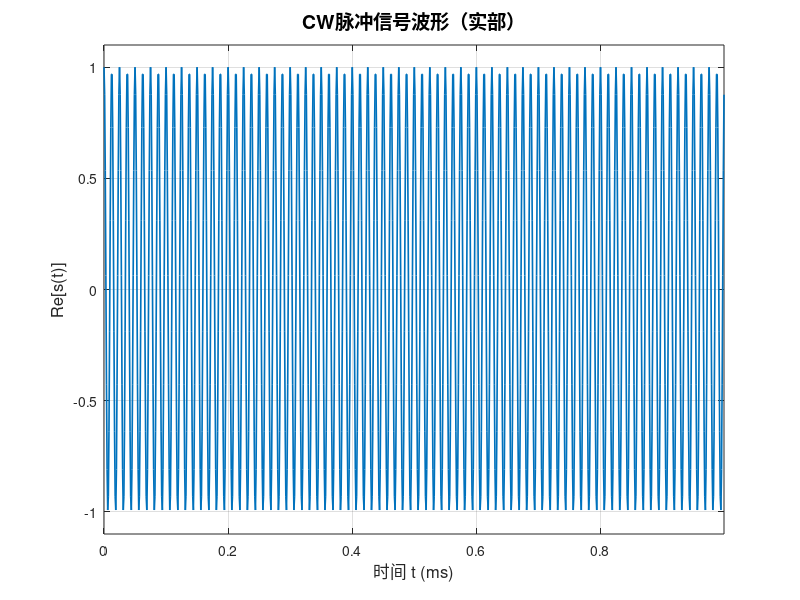
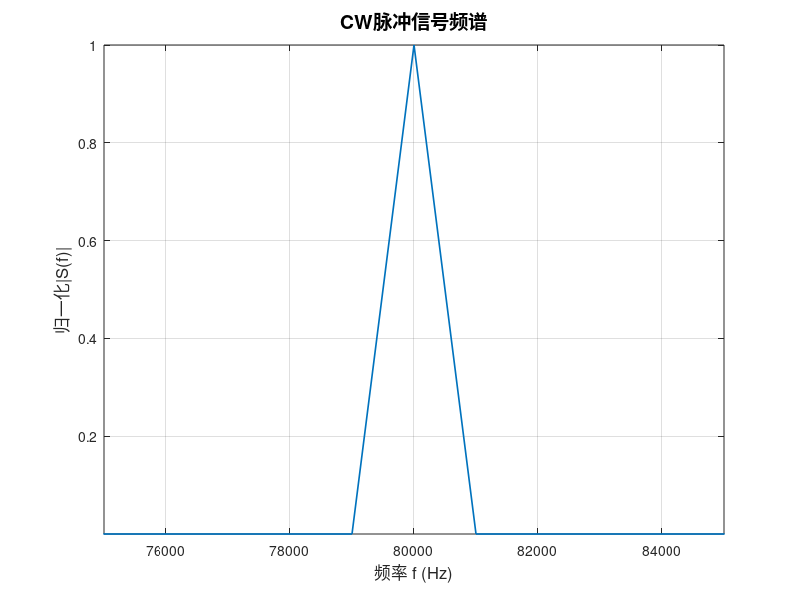
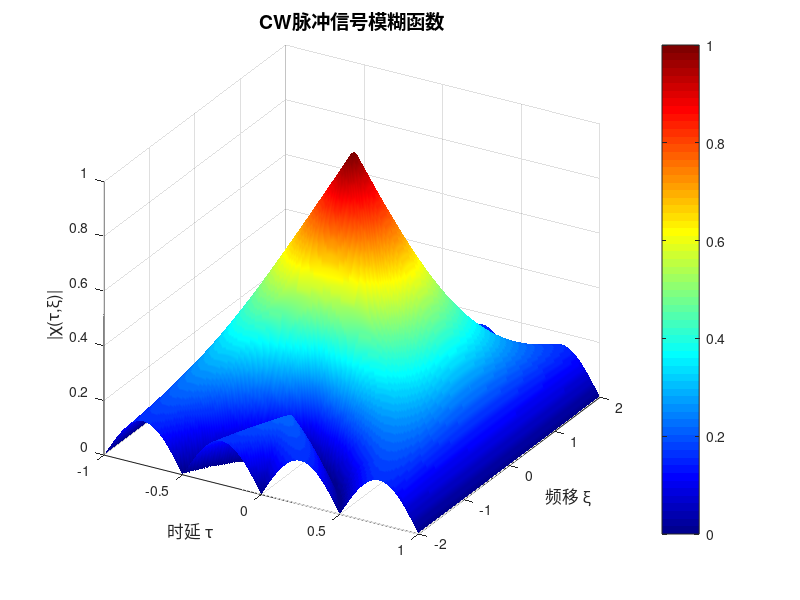
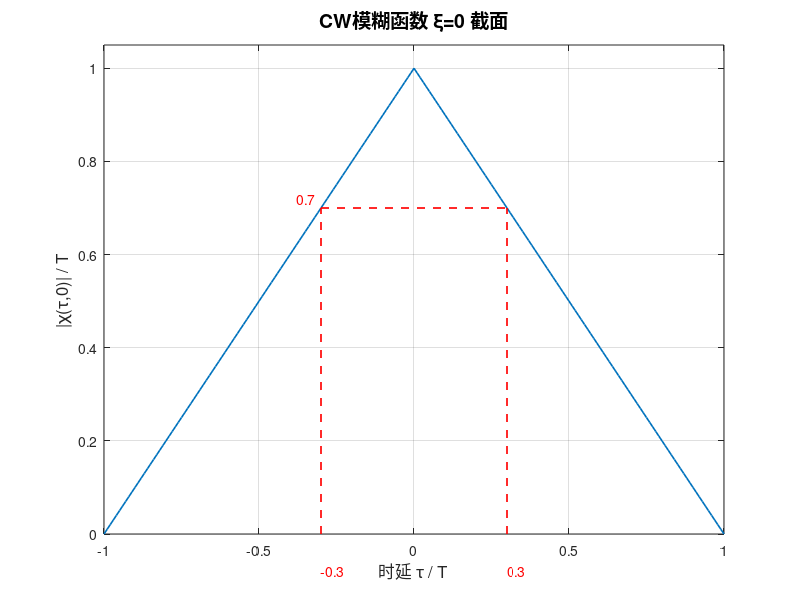

The MATLAB source for these figures, in order:
%% 主动声呐信号分析：CW与LFM脉冲复现
% 作者：不知周（由AI辅助完成）
% 日期：2026-06-03
% 中心频率：80kHz
clear; clc; close all;

%% ====================== 全局参数设置 ======================
f0 = 80e3;       % 中心频率 80kHz
T = 1e-3;        % 脉冲宽度 1ms（可修改）
Fs = 1e6;        % 采样频率 1MHz（满足奈奎斯特采样定理）
A = 1;           % 信号幅度
dt = 1/Fs;       % 采样间隔

%% ====================== 第一部分：CW单频矩形脉冲 ======================
fprintf('正在生成CW脉冲信号...\n');

% 1. 时间函数与波形（对应图2.4）
t_cw = 0:dt:T-dt;  % 时间轴 [0, T)
s_cw = A * exp(1j * 2 * pi * f0 * t_cw);  % 复信号形式

figure('Name','图2.4 CW脉冲信号波形','Position',[100,100,800,400]);
plot(t_cw*1e3, real(s_cw), 'LineWidth',1.2);
xlabel('时间 t (ms)','FontSize',12);
ylabel('Re[s(t)]','FontSize',12);
title('CW脉冲信号波形（实部）','FontSize',14);
grid on;
axis tight;
ylim([-1.1*A, 1.1*A]);

% 2. 频谱函数（对应图2.5）
N_cw = length(s_cw);
f_cw = (-Fs/2:Fs/N_cw:Fs/2-Fs/N_cw);  % 频率轴(Hz)
S_cw = fftshift(fft(s_cw)) * dt;      % 幅度修正

figure('Name','图2.5 CW脉冲信号频谱','Position',[100,100,800,400]);
amp = abs(S_cw);
amp_norm = amp / max(amp);   % 正确归一化
plot(f_cw, amp_norm, 'LineWidth',1.2);

xlabel('频率 f (Hz)','FontSize',12);
ylabel('归一化|S(f)|','FontSize',12);
title('CW脉冲信号频谱','FontSize',14);
grid on;

axis tight;                  % 第一步：自适应全图
xlim([75000,85000]);         % 第二步：截取83k~87kHz，不会被覆盖

% 3. 模糊函数计算（对应图2.6）
tau_range = linspace(-T, T, 201);  % 时延范围 [-T, T]
xi_range = linspace(-2/T, 2/T, 201);  % 频移范围 [-2/T, 2/T]
[TAU, XI] = meshgrid(tau_range, xi_range);
chi_cw = zeros(size(TAU));

for i = 1:length(xi_range)
    for j = 1:length(tau_range)
        tau = tau_range(j);
        xi = xi_range(i);
        if abs(tau) > T
            chi_cw(i,j) = 0;
        else
            arg = pi * xi * (T - abs(tau));
            if arg == 0  % 处理分母为0的极限情况
                chi_cw(i,j) = T - abs(tau);
            else
                chi_cw(i,j) = abs(sin(arg)/arg * (T - abs(tau)));
            end
        end
    end
end

% (a) 模糊函数三维图
figure('Name','图2.6(a) CW模糊函数三维图','Position',[100,100,800,600]);
surf(TAU*1e3, XI*T, chi_cw/T, 'EdgeColor','none');  % 幅度归一化到T
xlabel('时延 τ ','FontSize',12);
ylabel('频移 ξ ','FontSize',12);
zlabel('|χ(τ,ξ)|','FontSize',12);
title('CW脉冲信号模糊函数','FontSize',14);
shading interp;
colormap jet;
view(30, 30);  % 视角与教材一致
colorbar;

% (b) ξ=0截面（时延截面）
chi_cw_xi0 = T - abs(tau_range);
figure('Name','图2.6(b) CW模糊函数ξ=0截面','Position',[100,100,800,400]);
plot(tau_range/T, chi_cw_xi0/T, 'LineWidth',1.2);
xlabel('时延 τ / T','FontSize',12);
ylabel('|χ(τ,0)| / T','FontSize',12);
title('CW模糊函数 ξ=0 截面','FontSize',14);
grid on;
hold on;
% 标记0.707T对应的τ≈0.3T（教材标注）
tau_07 = 0.3*T;
plot([-tau_07*1e3, tau_07*1e3], [0.7, 0.7], 'r--', 'LineWidth',1.2);
plot([-tau_07*1e3, -tau_07*1e3], [0, 0.7], 'r--', 'LineWidth',1.2);
plot([tau_07*1e3, tau_07*1e3], [0, 0.7], 'r--', 'LineWidth',1.2);
text(-tau_07*1e3-0.08, 0.72, '0.7','Color','red','FontSize',10);
text(-tau_07*1e3, -0.08, '-0.3','Color','red','FontSize',10);
text(tau_07*1e3, -0.08, '0.3','Color','red','FontSize',10);
hold off;
axis tight;
ylim([0, 1.05]);

% (c) τ=0截面（频移截面）
chi_cw_tau0 = abs(sin(pi*xi_range*T)./(pi*xi_range*T)) * T;
chi_cw_tau0(xi_range==0) = T;  % 处理xi=0的情况
figure('Name','图2.6(c) CW模糊函数τ=0截面','Position',[100,100,800,400]);
plot(xi_range*T, chi_cw_tau0/T, 'LineWidth',1.2);
xlabel('频移 ξ * T','FontSize',12);
ylabel('|χ(0,ξ)| / T','FontSize',12);
title('CW模糊函数 τ=0 截面','FontSize',14);
grid on;
hold on;
% 标记0.707T对应的ξ≈0.44/T（教材标注）
xi_07 = 0.44/T;
plot([-xi_07*T, xi_07*T], [0.707, 0.707], 'r--', 'LineWidth',1.2);
plot([-xi_07*T, -xi_07*T], [0, 0.707], 'r--', 'LineWidth',1.2);
plot([xi_07*T, xi_07*T], [0, 0.707], 'r--', 'LineWidth',1.2);
text(-xi_07*T-0.1, 0.75, '0.7','Color','red','FontSize',10);
text(-xi_07*T+0.05, +0.08, '-0.44','Color','red','FontSize',10);
text(xi_07*T+0.05, +0.08, '0.44','Color','red','FontSize',10);
hold off;
axis tight;
ylim([0, 1.05]);

% (d) 模糊度图（等高线图，自动计算-3dB轮廓数值）
figure('Name','图2.6(d) 80kHz CW脉冲模糊度图','Position',[100,100,600,600]);
% 绘制-3dB（0.707归一化幅度）等高线，同时获取等高线数据矩阵C
[C, h] = contour(TAU/T, XI*T, chi_cw/T, [0.707, 0.707], 'LineWidth',1.2);
xlabel('时延 τ/T（无量纲）','FontSize',12);
ylabel('频移 ξ·T（无量纲）','FontSize',12);
title('80kHz CW脉冲信号模糊度图（-3dB轮廓）','FontSize',14);
grid on;
axis equal;  % 保持坐标轴比例一致，椭圆不变形
axis tight;

% ---------------- 核心：自动计算-3dB轮廓的数值范围 ----------------
% 解析MATLAB等高线矩阵C的格式：
% C(1,1) = 等高线数值；C(2,1) = 该等高线的点数；后续列依次为(x,y)坐标
contour_level = C(1,1);  % 提取等高线数值（应为0.707）
num_points = C(2,1);     % 提取该等高线的总点数
x_coords = C(1, 2:num_points+1);  % 所有点的x坐标（τ/T）
y_coords = C(2, 2:num_points+1);  % 所有点的y坐标（ξ·T）

% 计算-3dB轮廓的极值（即椭圆的长半轴和短半轴）
tau_min = min(x_coords);
tau_max = max(x_coords);
xi_min = min(y_coords);
xi_max = max(y_coords);

% 打印计算结果到命令行（直接显示数值，无需手动量图）
fprintf('\n=== 80kHz CW信号模糊度图-3dB轮廓自动计算结果 ===\n');
fprintf('等高线归一化幅度：%.3f（理论值0.707）\n', contour_level);
fprintf('时延范围 τ/T：%.3f ~ %.3f（教材理论值±0.3）\n', tau_min, tau_max);
fprintf('频移范围 ξ·T：%.3f ~ %.3f（教材理论值±0.44）\n', xi_min, xi_max);
fprintf('===============================================\n');

% 在图上标注计算出的数值（红色加粗，和教材标注位置一致）
text(tau_min-0.06, 0, sprintf('%.2f', tau_min), 'Color','red','FontSize',10,'FontWeight','bold');
text(tau_max+0.02, 0, sprintf('%.2f', tau_max), 'Color','red','FontSize',10,'FontWeight','bold');
text(0, xi_max+0.04, sprintf('%.2f', xi_max), 'Color','red','FontSize',10,'FontWeight','bold');
text(0, xi_min-0.06, sprintf('%.2f', xi_min), 'Color','red','FontSize',10,'FontWeight','bold');





% (d) 模糊度图（等高线图，全量纲自动计算-3dB轮廓数值）
figure('Name','图2.6(d) 80kHz CW脉冲模糊度图','Position',[100,100,600,600]);
% 绘制-3dB（0.707归一化幅度）等高线，同时获取等高线数据矩阵C
[C, h] = contour(TAU*1e3, XI, chi_cw/T, [0.707, 0.707], 'LineWidth',1.2);
xlabel('时延 τ (ms)','FontSize',12);  % 量纲：毫秒
ylabel('频移 ξ (Hz)','FontSize',12);  % 量纲：赫兹
title('80kHz CW脉冲信号模糊度图（-3dB轮廓）','FontSize',14);
grid on;
axis tight;

% ---------------- 核心：全量纲自动计算-3dB轮廓数值 ----------------
% 解析MATLAB等高线矩阵C
contour_level = C(1,1);  % 提取等高线数值（应为0.707）
num_points = C(2,1);     % 提取该等高线的总点数
x_coords = C(1, 2:num_points+1);  % 所有点的x坐标（τ，单位：ms）
y_coords = C(2, 2:num_points+1);  % 所有点的y坐标（ξ，单位：Hz）

% 计算-3dB轮廓的极值（椭圆的长半轴和短半轴）
tau_min_ms = min(x_coords);
tau_max_ms = max(x_coords);
xi_min_hz = min(y_coords);
xi_max_hz = max(y_coords);

% 打印全量纲计算结果到命令行（直接显示工程常用单位）
fprintf('\n=== 80kHz CW信号模糊度图-3dB轮廓全量纲计算结果 ===\n');
fprintf('等高线归一化幅度：%.3f（理论值0.707）\n', contour_level);
fprintf('时延范围 τ：%.2f ~ %.2f ms（教材理论值±%.2f ms）\n', ...
    tau_min_ms, tau_max_ms, 0.3*T*1e3);
fprintf('频移范围 ξ：%.1f ~ %.1f Hz（教材理论值±%.1f Hz）\n', ...
    xi_min_hz, xi_max_hz, 0.44/T);
fprintf('对应距离误差：%.2f ~ %.2f m（声速c=1500m/s）\n', ...
    tau_min_ms*1e-3*1500/2, tau_max_ms*1e-3*1500/2);
fprintf('对应速度误差：%.3f ~ %.3f m/s（波长λ=18.75mm）\n', ...
    xi_min_hz*18.75e-3/2, xi_max_hz*18.75e-3/2);
fprintf('===============================================\n');

% 在图上标注全量纲数值（红色加粗，工程常用格式）
text(tau_min_ms-0.03, 0, sprintf('%.2f', tau_min_ms), 'Color','red','FontSize',10,'FontWeight','bold');
text(tau_max_ms+0.01, 0, sprintf('%.2f', tau_max_ms), 'Color','red','FontSize',10,'FontWeight','bold');
text(0, xi_max_hz+20, sprintf('%.1f', xi_max_hz), 'Color','red','FontSize',10,'FontWeight','bold');
text(0, xi_min_hz-30, sprintf('%.1f', xi_min_hz), 'Color','red','FontSize',10,'FontWeight','bold');

%% ====================== 第二部分：LFM线性调频脉冲 ======================
fprintf('正在生成LFM脉冲信号...\n');

F = 10e3;         % 调频带宽 10kHz（可修改，建议BT≥10）
k = F/T;          % 调频斜率 Hz/s
B = F;            % 信号带宽（BT>>1时近似等于调频带宽）

% 1. 时间函数与瞬时频率（对应图2.7）
t_lfm = -T/2:dt:T/2-dt;  % 时间轴 [-T/2, T/2)
s_lfm = A * exp(1j * (2*pi*f0*t_lfm + pi*k*t_lfm.^2));  % LFM复信号
f_inst = f0 + k*t_lfm;  % 瞬时频率

figure('Name','图2.7 LFM脉冲信号波形与瞬时频率','Position',[100,100,800,600]);
subplot(2,1,1);
plot(t_lfm*1e3, real(s_lfm), 'LineWidth',1.2);
xlabel('时间 t (ms)','FontSize',12);
ylabel('Re[s(t)]','FontSize',12);
title('LFM脉冲信号波形（实部）','FontSize',14);
grid on;
axis tight;
ylim([-1.1*A, 1.1*A]);

subplot(2,1,2);
plot(t_lfm*1e3, f_inst/1e3, 'LineWidth',1.2, 'Color','r');
xlabel('时间 t (ms)','FontSize',12);
ylabel('瞬时频率 f(t) (kHz)','FontSize',12);
title('LFM脉冲信号瞬时频率','FontSize',14);
grid on;
axis tight;
ylim([(f0-F/2)/1e3-0.5, (f0+F/2)/1e3+0.5]);

% 2. 频谱函数（对应图2.8）
N_lfm = length(s_lfm);
f_lfm = (-Fs/2:Fs/N_lfm:Fs/2-Fs/N_lfm);
S_lfm = fftshift(fft(s_lfm)) * dt;

% 幅度归一化：除以最大值，峰值=1
amp_norm = abs(S_lfm)/max(abs(S_lfm));

figure('Name','图2.8 LFM脉冲信号频谱','Position',[100,100,800,400]);
plot(f_lfm/1e3, amp_norm, 'LineWidth',1.2);
xlabel('频率 f (kHz)','FontSize',12);
ylabel('|S(f)| 归一化','FontSize',12);
title('LFM脉冲信号频谱','FontSize',14);
grid on;

axis tight;
xlim([60, 100]);  % 显示完整带宽范围

% 3. 模糊函数计算（对应图2.9）
tau_range_lfm = linspace(-T, T, 201);
xi_range_lfm = linspace(-2*B, 2*B, 201);  % 频移范围 [-2B, 2B]
[TAU_LFM, XI_LFM] = meshgrid(tau_range_lfm, xi_range_lfm);
chi_lfm = zeros(size(TAU_LFM));

for i = 1:length(xi_range_lfm)
    for j = 1:length(tau_range_lfm)
        tau = tau_range_lfm(j);
        xi = xi_range_lfm(i);
        if abs(tau) > T
            chi_lfm(i,j) = 0;
        else
            arg = pi * (k*tau + xi) * (T - abs(tau));
            if arg == 0  % 处理分母为0的极限情况
                chi_lfm(i,j) = T - abs(tau);
            else
                chi_lfm(i,j) = abs(sin(arg)/arg * (T - abs(tau)));
            end
        end
    end
end

% (a) 模糊函数三维图
figure('Name','图2.9(a) LFM模糊函数三维图','Position',[100,100,800,600]);
surf(TAU_LFM*1e3, XI_LFM/B, chi_lfm/T, 'EdgeColor','none');
xlabel('时延 τ ','FontSize',12);
ylabel('频移 ξ ','FontSize',12);
zlabel('|χ(τ,ξ)|','FontSize',12);
title('LFM脉冲信号模糊函数','FontSize',14);
shading interp;
colormap jet;
view(30, 30);
colorbar;

% (b) ξ=0截面（时延截面）
chi_lfm_xi0 = zeros(size(tau_range_lfm));
for j = 1:length(tau_range_lfm)
    tau = tau_range_lfm(j);
    if abs(tau) > T
        chi_lfm_xi0(j) = 0;
    else
        arg = pi * k * tau * (T - abs(tau));
        if arg == 0
            chi_lfm_xi0(j) = T - abs(tau);
        else
            chi_lfm_xi0(j) = abs(sin(arg)/arg * (T - abs(tau)));
        end
    end
end  

figure('Name','图2.9(b) LFM模糊函数ξ=0截面','Position',[100,100,800,400]);
plot(tau_range_lfm*B, chi_lfm_xi0/T, 'LineWidth',1.2);  % ✅ 横轴：τ*B（无量纲）
xlabel('时延 \tau \cdot B','FontSize',12);
ylabel('|\chi(\tau,0)| / T','FontSize',12);
title('LFM模糊函数 \xi=0 截面','FontSize',14);
grid on;
hold on;

% ---------------- 关键修正 ----------------
tau_07_lfm = 0.44/B;               % 3dB 对应时延
x_07 = tau_07_lfm * B;             % ✅ 转换成无量纲 τ*B 坐标

% 画水平虚线 y=0.707
plot([-x_07, x_07], [0.707, 0.707], 'r--', 'LineWidth',1.2);

% 画左右两条竖虚线
plot([-x_07, -x_07], [0, 0.707], 'r--', 'LineWidth',1.2);
plot([x_07, x_07], [0, 0.707], 'r--', 'LineWidth',1.2);

% 文字标注（全部用无量纲 τ*B 坐标）
text(-x_07+0.1, 0.75, '0.707','Color','red','FontSize',10);
text(-x_07-1, -0.05, sprintf('-%.2f',x_07),'Color','red','FontSize',10);
text( x_07, -0.05, sprintf('%.2f',x_07), 'Color','red','FontSize',10);

hold off;
ylim([0, 1.05]);

% (c) kτ+ξ=0截面（斜截面）
chi_lfm_kxi0 = T - abs(tau_range_lfm);
figure('Name','图2.9(c) LFM模糊函数kτ+ξ=0截面','Position',[100,100,800,400]);
plot(tau_range_lfm*1e3, chi_lfm_kxi0/T, 'LineWidth',1.2);
xlabel('时延τ / T','FontSize',12);
ylabel('|χ(τ,ξ)| / T','FontSize',12);
title('LFM模糊函数 kτ+ξ=0 截面','FontSize',14);
grid on;
hold on;
% 标记0.707T对应的τ≈0.3T（教材标注）
tau_07_kxi0 = 0.3*T;
plot([-tau_07_kxi0*1e3, tau_07_kxi0*1e3], [0.707, 0.707], 'r--', 'LineWidth',1.2);
plot([-tau_07_kxi0*1e3, -tau_07_kxi0*1e3], [0, 0.707], 'r--', 'LineWidth',1.2);
plot([tau_07_kxi0*1e3, tau_07_kxi0*1e3], [0, 0.707], 'r--', 'LineWidth',1.2);
text(-tau_07_kxi0*1e3-0.1, 0.72, '0.707','Color','red','FontSize',10);
text(-tau_07_kxi0*1e3, -0.08, '-0.3','Color','red','FontSize',10);
text(tau_07_kxi0*1e3, -0.08, '0.3','Color','red','FontSize',10);
hold off;
axis tight;
ylim([0, 1.05]);

% (d) τ=0截面（频移截面）
chi_lfm_tau0 = abs(sin(pi*xi_range_lfm*T)./(pi*xi_range_lfm*T)) * T;
chi_lfm_tau0(xi_range_lfm==0) = T;
figure('Name','图2.9(d) LFM模糊函数τ=0截面','Position',[100,100,800,400]);
plot(xi_range_lfm * T, chi_lfm_tau0/T, 'LineWidth',1.2);  % ✅ 横轴：ξ·T（无量纲）
xlabel('频移 \xi \cdot T','FontSize',12);
ylabel('|\chi(0,\xi)| / T','FontSize',12);
title('LFM模糊函数 \tau=0 截面','FontSize',14);
grid on;
hold on;

% ---------------- 核心修正 ----------------
xi_07_lfm = 0.44/T;          % 3dB 频移点
x_07 = xi_07_lfm * T;        % ✅ 转换成无量纲坐标：ξ·T = 0.44

% 画水平虚线
plot([-x_07, x_07], [0.707, 0.707], 'r--', 'LineWidth',1.2);

% 画左右竖线
plot([-x_07, -x_07], [0, 0.707], 'r--', 'LineWidth',1.2);
plot([x_07, x_07], [0, 0.707], 'r--', 'LineWidth',1.2);

% 文字标注（全部用无量纲坐标）
text(-x_07-3, 0.72, '0.707','Color','red','FontSize',10);
text(-x_07-2, -0.05, sprintf('-%.2f',x_07),'Color','red','FontSize',10);
text( x_07, -0.05, sprintf('%.2f',x_07), 'Color','red','FontSize',10);

hold off;
axis tight;
ylim([0, 1.05]);

% (e) 模糊度图（等高线图）
figure('Name','图2.9(e) LFM脉冲模糊度图','Position',[100,100,600,600]);
% x=TAU_LFM(τ,s)，y=XI_LFM(ξ,Hz)
contour(TAU_LFM*1000, XI_LFM, chi_lfm/T, [0.707, 0.707], 'LineWidth',1.2);
xlabel('时延(ms) \tau','FontSize',12);
ylabel('频移 \xi','FontSize',12);
title('LFM脉冲信号模糊度图','FontSize',14);
grid on;

axis tight;
hold on;

% kτ+ξ=0斜虚线，原生坐标不变
tau_line = linspace(-T, T, 100);
xi_line = -k*tau_line;
plot(tau_line*1000, xi_line, 'k--', 'LineWidth',1.5);
text(0.1*T,0.1*B,'k\tau+\xi=0','Color','black','FontSize',10,'FontWeight','bold');
hold off;

fprintf('所有图形生成完成！\n');
fprintf('CW脉冲参数：中心频率%.1f kHz，脉宽%.1f ms，带宽%.1f kHz\n', f0/1e3, T*1e3, 1/T/1e3);
fprintf('LFM脉冲参数：中心频率%.1f kHz，脉宽%.1f ms，带宽%.1f kHz，BT=%.1f\n', f0/1e3, T*1e3, F/1e3, B*T);




% (e) 模糊度图（等高线图，全量纲自动计算-3dB轮廓数值）
figure('Name','图2.9(e) 80kHz LFM脉冲模糊度图','Position',[100,100,600,600]);
[C_LFM, h_LFM] = contour(TAU_LFM*1000, XI_LFM, chi_lfm/T, [0.707, 0.707], 'LineWidth',1.2);
xlabel('时延 τ (ms)','FontSize',12);  % 量纲：毫秒
ylabel('频移 ξ (Hz)','FontSize',12);  % 量纲：赫兹
title('80kHz LFM脉冲信号模糊度图（-3dB轮廓）','FontSize',14);
grid on;
axis tight;
hold on;

% ---------------- 核心：全量纲自动计算-3dB轮廓数值 ----------------
contour_level_lfm = C_LFM(1,1);
num_points_lfm = C_LFM(2,1);
x_coords_lfm = C_LFM(1, 2:num_points_lfm+1);  % τ，单位：ms
y_coords_lfm = C_LFM(2, 2:num_points_lfm+1);  % ξ，单位：Hz

tau_min_lfm_ms = min(x_coords_lfm);
tau_max_lfm_ms = max(x_coords_lfm);
xi_min_lfm_hz = min(y_coords_lfm);
xi_max_lfm_hz = max(y_coords_lfm);

% 打印全量纲计算结果到命令行
fprintf('\n=== 80kHz LFM信号模糊度图-3dB轮廓全量纲计算结果 ===\n');
fprintf('等高线归一化幅度：%.3f（理论值0.707）\n', contour_level_lfm);
fprintf('时延范围 τ：%.4f ~ %.4f ms（教材理论值±%.4f ms）\n', ...
    tau_min_lfm_ms, tau_max_lfm_ms, 0.44/B*1e3);
fprintf('频移范围 ξ：%.1f ~ %.1f Hz（教材理论值±%.1f Hz）\n', ...
    xi_min_lfm_hz, xi_max_lfm_hz, 0.44/T);
fprintf('对应距离误差：%.4f ~ %.4f m（声速c=1500m/s）\n', ...
    tau_min_lfm_ms*1e-3*1500/2, tau_max_lfm_ms*1e-3*1500/2);
fprintf('对应速度误差：%.3f ~ %.3f m/s（波长λ=18.75mm）\n', ...
    xi_min_lfm_hz*18.75e-3/2, xi_max_lfm_hz*18.75e-3/2);
fprintf('===============================================\n');

% 绘制kτ+ξ=0斜虚线（教材标注）
tau_line = linspace(-T, T, 100);
xi_line = -k*tau_line;
plot(tau_line*1000, xi_line, 'k--', 'LineWidth',1.5);
text(0.1*T*1000,0.1*B,'kτ+ξ=0','Color','black','FontSize',10,'FontWeight','bold');

% 在图上标注全量纲数值
text(tau_min_lfm_ms-0.002, 0, sprintf('%.4f', tau_min_lfm_ms), 'Color','red','FontSize',10,'FontWeight','bold');
text(tau_max_lfm_ms+0.001, 0, sprintf('%.4f', tau_max_lfm_ms), 'Color','red','FontSize',10,'FontWeight','bold');
text(0, xi_max_lfm_hz+20, sprintf('%.1f', xi_max_lfm_hz), 'Color','red','FontSize',10,'FontWeight','bold');
text(0, xi_min_lfm_hz-30, sprintf('%.1f', xi_min_lfm_hz), 'Color','red','FontSize',10,'FontWeight','bold');

hold off;




% (e) 模糊度图（等高线图，全量纲自动计算-3dB轮廓与坐标轴交点）
figure('Name','图2.9(e) 80kHz LFM脉冲模糊度图','Position',[100,100,600,600]);
[C_LFM, h_LFM] = contour(TAU_LFM*1000, XI_LFM, chi_lfm/T, [0.707, 0.707], 'LineWidth',1.2);
xlabel('时延 τ (ms)','FontSize',12);  % 量纲：毫秒
ylabel('频移 ξ (Hz)','FontSize',12);  % 量纲：赫兹
title('80kHz LFM脉冲信号模糊度图（-3dB轮廓）','FontSize',14);
grid on;
axis tight;
hold on;

% ---------------- 核心：精确计算-3dB轮廓与坐标轴的交点 ----------------
% 解析等高线矩阵C_LFM
contour_level_lfm = C_LFM(1,1);
num_points_lfm = C_LFM(2,1);
x_coords = C_LFM(1, 2:num_points_lfm+1);  % 所有点的x坐标（τ，ms）
y_coords = C_LFM(2, 2:num_points_lfm+1);  % 所有点的y坐标（ξ，Hz）

% ---------------- 函数：计算等高线与指定直线的交点 ----------------
function intersections = find_intersections(x, y, line_type, line_value)
    intersections = [];
    for i = 1:length(x)-1
        x1 = x(i); y1 = y(i);
        x2 = x(i+1); y2 = y(i+1);
        
        if strcmp(line_type, 'horizontal')  % 水平线 y=line_value
            if (y1 - line_value) * (y2 - line_value) <= 0
                t = (line_value - y1) / (y2 - y1);
                x_intersect = x1 + t * (x2 - x1);
                intersections = [intersections, x_intersect];
            end
        elseif strcmp(line_type, 'vertical')  % 垂直线 x=line_value
            if (x1 - line_value) * (x2 - line_value) <= 0
                t = (line_value - x1) / (x2 - x1);
                y_intersect = y1 + t * (y2 - y1);
                intersections = [intersections, y_intersect];
            end
        end
    end
end

% 1. 计算与x轴（ξ=0，即y=0）的交点 → 时延测量精度
tau_intersections = find_intersections(x_coords, y_coords, 'horizontal', 0);
tau_min_ms = min(tau_intersections);
tau_max_ms = max(tau_intersections);

% 2. 计算与y轴（τ=0，即x=0）的交点 → 频移测量精度
xi_intersections = find_intersections(x_coords, y_coords, 'vertical', 0);
xi_min_hz = min(xi_intersections);
xi_max_hz = max(xi_intersections);

% 打印全量纲计算结果到命令行
fprintf('\n=== 80kHz LFM信号模糊度图-3dB轮廓与坐标轴交点计算结果 ===\n');
fprintf('等高线归一化幅度：%.3f（理论值0.707）\n', contour_level_lfm);
fprintf('与x轴交点（时延τ）：%.4f ~ %.4f ms（教材理论值±%.4f ms）\n', ...
    tau_min_ms, tau_max_ms, 0.44/B*1e3);
fprintf('与y轴交点（频移ξ）：%.1f ~ %.1f Hz（教材理论值±%.1f Hz）\n', ...
    xi_min_hz, xi_max_hz, 0.44/T);
fprintf('对应距离误差：%.4f ~ %.4f m（声速c=1500m/s）\n', ...
    tau_min_ms*1e-3*1500/2, tau_max_ms*1e-3*1500/2);
fprintf('对应速度误差：%.3f ~ %.3f m/s（波长λ=18.75mm）\n', ...
    xi_min_hz*18.75e-3/2, xi_max_hz*18.75e-3/2);
fprintf('=======================================================\n');
